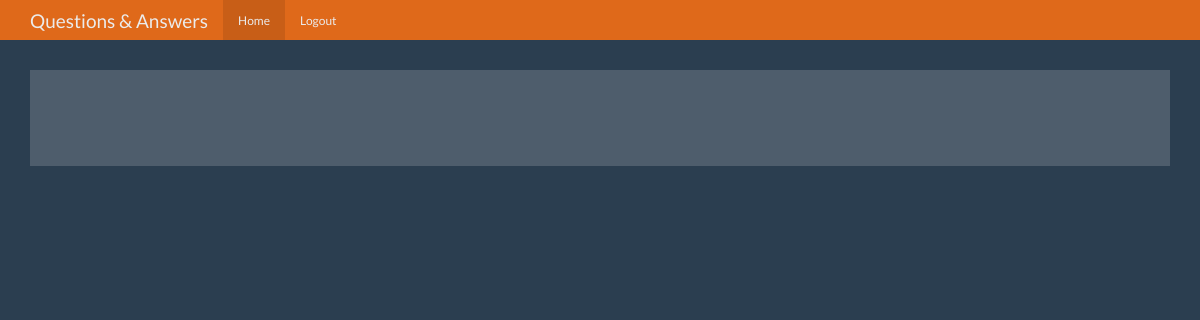
Page /question/2 (signed in) on the earlier database version.
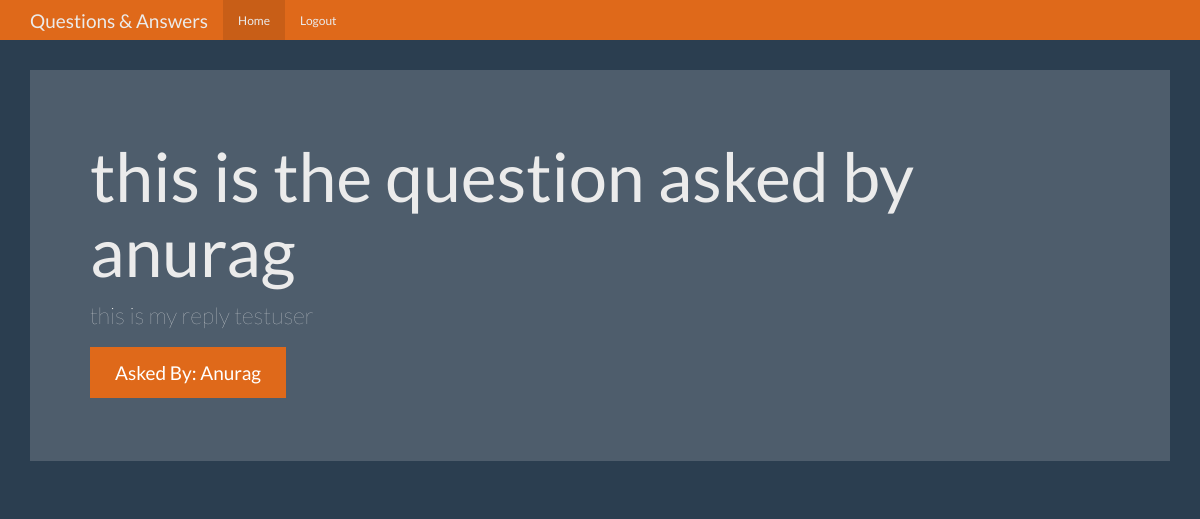
Same page on the later database version.
### tables this page shows
CREATE TABLE questions (
    id INTEGER PRIMARY KEY AUTOINCREMENT,
    question_text TEXT NOT NULL,
    answer_text TEXT,
    answer_by_id INTEGER NOT NULL,
    expert_id INTEGER NOT NULL
);

CREATE TABLE users (
    id INTEGER PRIMARY KEY AUTOINCREMENT,
    name TEXT NOT NULL,
    password TEXT NOT NULL,
    expert INTEGER NOT NULL,
    admin INTEGER NOT NULL
);

### app.py (the view)
@app.route('/question/<question_id>')
def question(question_id):
   user = get_currect_user()
   question = None
   if user:
      db = get_db()
      question = db.execute('select questions.question_text as question_text, questions.answer_text as answer_text, questions.id as id, users.name as name, users.expert as expert_id from questions join users on users.id = questions.answer_by_id  where answer_text is not null and questions.id = ?', [question_id]).fetchone()
   return render_template('question.html', user=user, question=question)

### app.py (called while the page is built)
def get_currect_user():
   user_result = None
   if 'user' in session:
      user = session['user']
      print("User from session:", user)
      db = get_db()
      user_current = db.execute('select id, name, password, expert, admin from users where name = ?', (user,))
      user_result = user_current.fetchone()
      print("User from session:", user)
   return user_result

### databse.py (called while the page is built)
def connect_db():
    sql = sqlite3.connect('./database/sqlite.db')
    sql.row_factory = sqlite3.Row
    return sql

def get_db():
    if not hasattr('g', 'sqlite_db'):
        g.sqlite_db = connect_db()
        return g.sqlite_db

### templates/question.html (shortened to what this page needs)
<!DOCTYPE html>
<html lang="en">
  <head>
    <link
      href="{{ url_for('static', filename='bootstrap.min.css') }}"
      rel="stylesheet"
    />
    <link
      href="{{ url_for('static', filename='theme.css') }}"
      rel="stylesheet"
    />
  </head>
  <body>
    <nav class="navbar navbar-inverse navbar-fixed-top">
      <div class="container">
        <div class="navbar-header">
          <a class="navbar-brand" href="#">Questions & Answers</a>
        </div>
        <div id="navbar" class="navbar-collapse collapse">
          <ul class="nav navbar-nav">
            <li class="active"><a href="{{ url_for('index') }}">Home</a></li>
             {% if user %}
            <li><a href="{{ url_for('logout') }}">Logout</a></li>
            {% endif %}
          </ul>
        </div>
      </div>
    </nav>
    <div class="container theme-showcase" role="main">
      <div class="jumbotron">
        {% if question %}
        <h1>{{ question['question_text'] }}</h1>
        <p>{{ question['answer_text'] }}</p>
        <p>
          <a class="btn btn-primary btn-lg">Asked By: {{ question['name'] }}</a>
        </p>
        {% endif %}
      </div>
    </div>
  </body>
</html>

### static/theme.css (style rules this page uses)
body { padding-top: 70px; padding-bottom: 30px; }

Differences in the rows shown:
added questions: question_text "this is the question asked by anurag", answer_text "this is my reply testuser"
now on this page (row unchanged): users: name "Anurag"
Other differences:
text now shown: "Asked By:"
